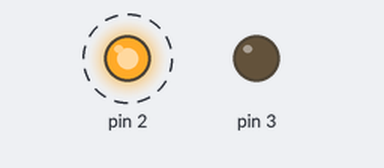
Bench run of a sketch on a simulated Arduino Uno, built with avr-gcc and run on an emulated ATmega328P. Shown: output pins drawn as LEDs (lit = HIGH). Dashed ring = blinking.

Above: at 0.5 s.
Timing chart, 0 to 4.6 s (numbered marks = the images above):
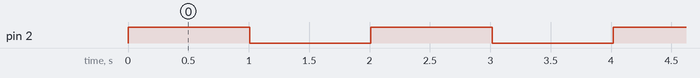

The sketch:

Interrupt.ino
```cpp
int Switch=1;

void setup() {
 pinMode(2,OUTPUT);
 pinMode(3,OUTPUT);
 attachInterrupt(digitalPinToInterrupt(2),Switch_Function,RISING);
}

void loop() {
 digitalWrite(2,HIGH);
 delay(1000);
 digitalWrite(2,LOW);
 delay(1000);

}

void Switch_Function()
{
  if(Switch==1)
  {
    pinMode(3,HIGH);
    delay(1500);
  }
}
```

Measured:
- by itself, pin 2: alternates HIGH for 1.0 s and LOW for 1.0 s
